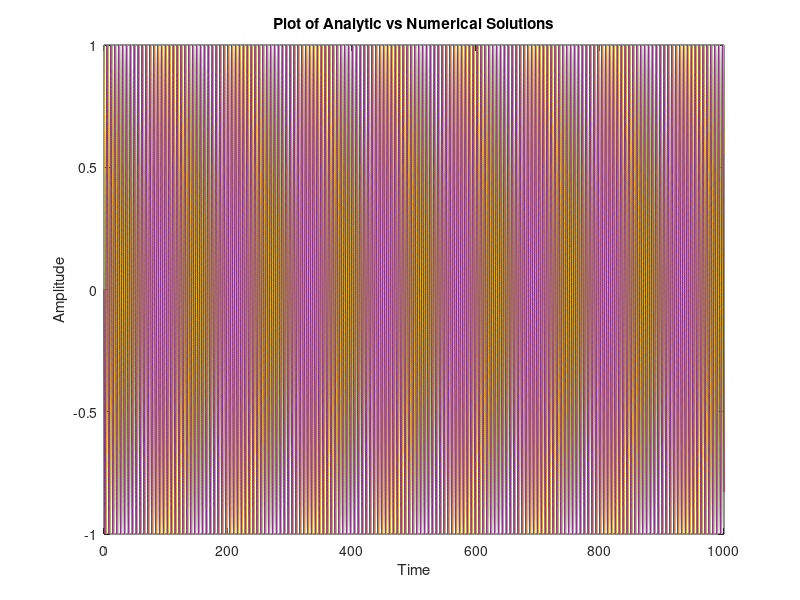
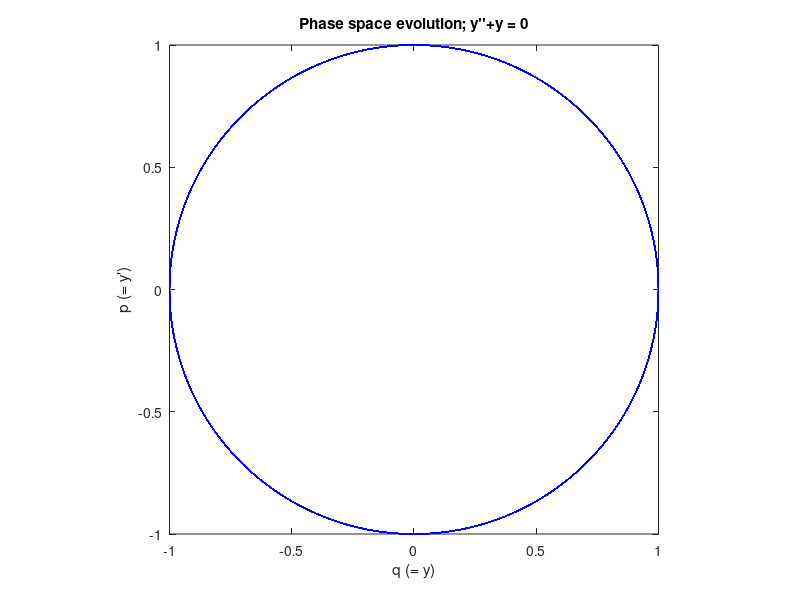
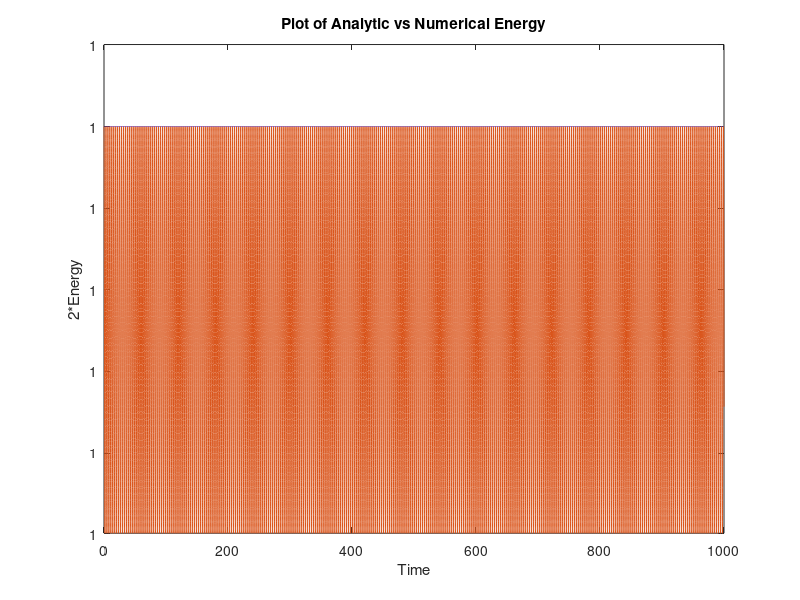

These figures' MATLAB source, in order:
%Velocity Verlet Method as Symplectic Integrator 2nd order for S.H.O

clear

dpdt=@(q)(-q);
dqdt=@(p)(p);
p0=0;
q0=1;
tspan=0:0.01:1000;

%Numerical Solution of S.H.O
N = length(q0);  
Nt = length(tspan); 
hs = diff(tspan);
q = zeros(N,Nt); q(:,1)=q0;
p = zeros(N,Nt); p(:,1)=p0;
for nt = 2:Nt
   h = hs(nt-1);
   q(:,nt) = q(:,nt-1) + h*p(:,nt-1) + (1/2)*feval(dpdt, q(:,nt-1))*h^2;
   p(:,nt) = p(:,nt-1) + (1/2) * (feval(dpdt,q(:,nt-1))+feval(dpdt,q(:,nt)))*h;
end
q = q.';
p = p.';

y_nu=[q.';p.'];
t_ex=0:0.01:1000;
y_ex=[cos(t_ex);-sin(t_ex)];%Analytic Solution of S.H.O

Eex=(y_ex(1,:)).^2 + (y_ex(2,:)).^2;%Exact Energy of S.H.O
Enu=(q.').^2 + (p.').^2;%Numerically Computed Energy of S.H.O

%Error
abserror=abs(y_ex - y_nu);
disp(abserror)

%Plot
figure(1);
plot(t_ex , y_ex, t_ex, y_nu);
title('Plot of Analytic vs Numerical Solutions',... 
  'FontWeight','bold')
xlabel('Time')
ylabel('Amplitude')

figure(2);
set(gca,'nextplot','replacechildren'); % axis settings
lsh=plot(y_ex(1,:),y_ex(2,:), q.', p.','Color',[0 0 1]); % plot
% axis settings
set(lsh(1),'Color',[1 0 0]);
set(lsh(2),'Color',[0 0 1]);
axis square;
axis([-1 1 -1 1]);
title('Phase space evolution; y''''+y = 0')
xlabel(gca,'q (= y)');
ylabel('p (= y'')');

figure(3);
plot(t_ex,Eex,t_ex,Enu)
title('Plot of Analytic vs Numerical Energy',... 
  'FontWeight','bold')
xlabel('Time')
ylabel('2*Energy')
